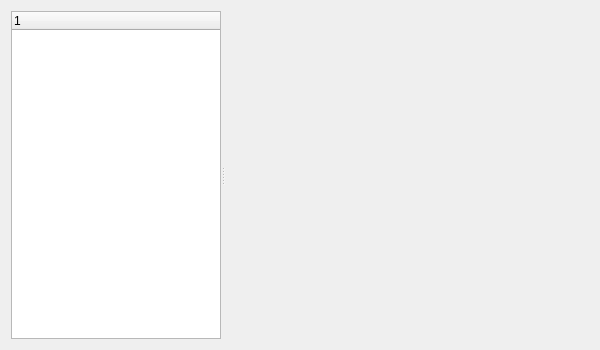
<?xml version="1.0" encoding="UTF-8"?>
<ui version="4.0">
 <class>QSettingsWidget</class>
 <widget class="QWidget" name="QSettingsWidget">
  <property name="geometry">
   <rect>
    <x>0</x>
    <y>0</y>
    <width>600</width>
    <height>350</height>
   </rect>
  </property>
  <property name="minimumSize">
   <size>
    <width>600</width>
    <height>350</height>
   </size>
  </property>
  <property name="windowTitle">
   <string>Form</string>
  </property>
  <layout class="QGridLayout" name="gridLayout">
   <item row="0" column="0">
    <widget class="QSplitter" name="splitter">
     <property name="orientation">
      <enum>Qt::Horizontal</enum>
     </property>
     <widget class="QSettingsCategoryView" name="tree">
      <property name="sizePolicy">
       <sizepolicy hsizetype="Preferred" vsizetype="Expanding">
        <horstretch>0</horstretch>
        <verstretch>0</verstretch>
       </sizepolicy>
      </property>
      <property name="minimumSize">
       <size>
        <width>210</width>
        <height>0</height>
       </size>
      </property>
      <property name="maximumSize">
       <size>
        <width>210</width>
        <height>16777215</height>
       </size>
      </property>
     </widget>
     <widget class="QSettingsEditor" name="editor" native="true"/>
    </widget>
   </item>
  </layout>
 </widget>
 <customwidgets>
  <customwidget>
   <class>QSettingsEditor</class>
   <extends>QWidget</extends>
   <header>qsettingseditor.h</header>
   <container>1</container>
  </customwidget>
  <customwidget>
   <class>QSettingsCategoryView</class>
   <extends>QTreeWidget</extends>
   <header>qsettingscategoryview.h</header>
   <container>1</container>
  </customwidget>

 </customwidgets>
 <resources/>
 <connections/>
</ui>
